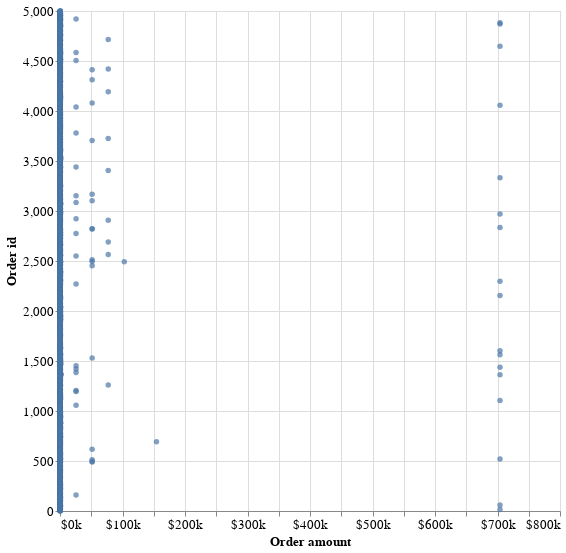

This figure's notebook cell:
### Markdown cell above
##### _Another interesting plot is between order id and order amount_

### Code cell
shopify_order_plot = (alt.Chart(shopify_dataset)
                         .encode(x=alt.X('order_amount', title='Order amount', axis=alt.Axis(format='$~s')),
                                 y=alt.Y('order_id', title='Order id')
                                 ).mark_circle().properties(height=500,
                                                            width=500)
                                  .configure_axis(
                                                labelFontSize=13,
                                                titleFontSize=13
                                                 )
                     )

shopify_order_plot

### Figure 1 — Vega-Lite specification as saved in the notebook (floating-point values rounded to 4 significant figures; data arrays with more than 128 entries replaced by an {"elided": "..."} marker saying what was removed)
{"config": {"view": {"continuousWidth": 400, "continuousHeight": 300}, "axis": {"labelFontSize": 13, "titleFontSize": 13}}, "data": {"name": "data-ee780d79e140068d9ea449126c2d0f8d"}, "mark": "circle", "encoding": {"x": {"type": "quantitative", "axis": {"format": "$~s"}, "field": "order_amount", "title": "Order amount"}, "y": {"type": "quantitative", "field": "order_id", "title": "Order id"}}, "height": 500, "width": 500, "$schema": "https://vega.github.io/schema/vega-lite/v4.8.1.json", "datasets": {"data-ee780d79e140068d9ea449126c2d0f8d": {"elided": "5000 records"}}}
